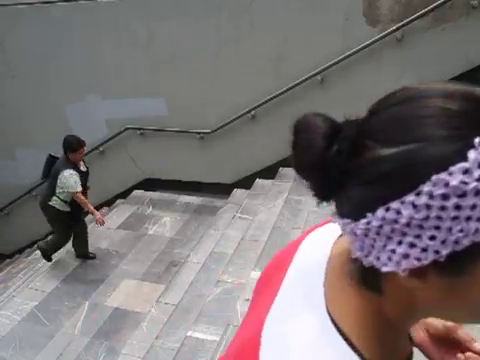
#> input picture frame 204 of escaleras.avi, 480 x 360 px
$ python LucasKanade2.py   (older library calls are emulated)
#> lines starting #> are read from the running program, lines starting #| are printed output that depends on the picture
import cv2
import numpy as np
import math
from time import time

# No hacers saltos ne als ventanas de integracion
# Se calcularan las flechas en cada pixel, entonces agrupar
# tiempo real 1/20

if __name__ == "__main__":

    f_path = 'escaleras.avi'
    cap = cv2.VideoCapture(f_path)

    # Inicio del calculo del tiempo
    inicio = time()

    # Tamaño del kernel y valor para los movimientos de bucle
    kernel = 5
    k = math.floor(kernel / 2)

    # Inicialización de A, B y uv
    A = np.zeros((2, 2))
    B = np.zeros((2, 1))
    uv = np.zeros((2, 1))

    start = True

    # small = cv2.resize(image, (0, 0), fx=0.5, fy=0.5)

    while cap.isOpened():
        ret, frame = cap.read()
#> frame is the input picture: shape (360, 480, 3); mean B, G, R 114.9, 113.2, 120.8
        if ret:

            if start:
                #imagen_anterior = cv2.resize(cv2.cvtColor(frame, cv2.COLOR_BGR2GRAY) / 255, (0, 0), fx=0.5, fy=0.5)
                imagen_anterior = cv2.cvtColor(frame, cv2.COLOR_BGR2GRAY) / 255
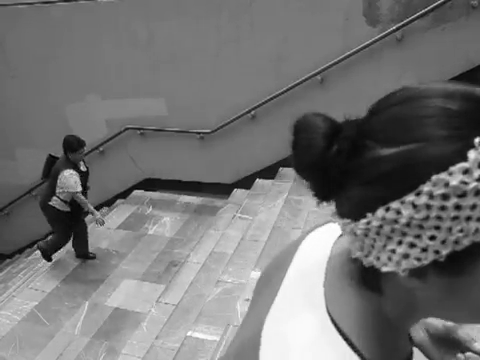
#> imagen_anterior: shape (360, 480) float64; min 0, max 1, mean 0.453

                start = False

            else:

                inicio = time()

                #imagen_actual = cv2.resize(cv2.cvtColor(frame, cv2.COLOR_BGR2GRAY) / 255, (0, 0), fx=0.5, fy=0.5)
                imagen_actual = cv2.cvtColor(frame, cv2.COLOR_BGR2GRAY) / 255

                h, w = imagen_anterior.shape

                # Inicialización de la imagen de salida como la imagen de la siguiente iteración
                imagen_out = np.copy(imagen_actual)

                # Filtrado de las imagenes para crear It
                imagen1_1 = cv2.GaussianBlur(imagen_anterior, (5, 5), 0.2)
                imagen2_2 = cv2.GaussianBlur(imagen_actual, (5, 5), 0.2)

                # Creación de las derivadas parciales  Ix e Iy, realizando la media entre la actual y la siguiente
                derx1 = cv2.Sobel(imagen_anterior, cv2.CV_64F, 1, 0, 3)
                dery1 = cv2.Sobel(imagen_anterior, cv2.CV_64F, 0, 1, 3)

                derx2 = cv2.Sobel(imagen_actual, cv2.CV_64F, 1, 0, 3)
                dery2 = cv2.Sobel(imagen_actual, cv2.CV_64F, 0, 1, 3)

                derx = (derx1[:, :] + derx2[:, :]) / 2
                dery = (dery1[:, :] + dery2[:, :]) / 2

                # Creación de la derivada temporal  It
                dert = imagen2_2 - imagen1_1

                # Multiplicaciones de la fórmula 1 de T-K
                Ix2_2 = np.multiply(derx, derx)
                Iy2_2 = np.multiply(dery, dery)
                Ixy_2 = np.multiply(derx, dery)
                Ixt_2 = np.multiply(derx, dert)
                Iyt_2 = np.multiply(dery, dert)

                # Variables de tamaño para controlar los bucles
                hk = h  # int(np.ceil(h / (kernel) - 1))
                wk = w  # int(np.ceil(w / (kernel) - 1))

                # Se recorre la imagen para empezar a hacer los cálculos de la fórmula 1
                for i in range(hk, 0, -1):
                    for j in range(wk, 0, -1):
                        # Variables para creación de los kernels que recorreran la imagen
                        ii = i  # * kernel + k
                        jj = j  # * kernel + k

                        # Sumatorios de la fórmula 2
                        Ix2 = np.sum(Ix2_2[ii - k:ii + k, jj - k:jj + k])
                        Iy2 = np.sum(Iy2_2[ii - k:ii + k, jj - k:jj + k])
                        Ixy = np.sum(Ixy_2[ii - k:ii + k, jj - k:jj + k])
                        Ixt = np.sum(Ixt_2[ii - k:ii + k, jj - k:jj + k])
                        Iyt = np.sum(Iyt_2[ii - k:ii + k, jj - k:jj + k])

                        # Cálculo de los diferentes productos de los sumatorios anteriores
                        U1 = Iy2 * Ixt * (-1)
                        U2 = Ixy * Iyt
                        U3 = Ix2 * Iy2
                        U4 = Ixy * Ixy
                        U5 = Ixy * Ixt
                        U6 = Ix2 * Iyt
                        U8 = Ixy * Ixy

                        # Cälculo de u y v
                        u = (U1 + U2) / (U3 - U4)
                        v = (U5 - U6) / (U3 - U8)

                        if (U3 - U4) == 0:
                            u = 0
                        if (U3 - U8) == 0:
                            v = 0

                        if v > 255:
                            v = 255
                        if u > 255:
                            u = 255

                        if v < -255:
                            v = -255
                        if u < -255:
                            u = -255

                        if ii % kernel == 0 and jj % kernel == 0:
                            # Dibujo en la imagen de salida de los vectores de velocidad obtenidos
                            cv2.arrowedLine(imagen_out, (jj, ii), (jj + int(u), ii + int(v)), (255, 255, 255))

                # Mostrar y guardar la imagen de salida para su posterior análisis
                cv2.imshow('1', imagen_out)

                cv2.waitKey(1)
                # imagen = imagenes[x].replace('.jpg', '')
                # print(imagen)
                # cv2.imwrite(imagen + '_pro' + '.jpg', imagen_out)

                imagen_anterior = imagen_actual

            # Cálculo del tiempo del script y mostrarlo por pantalla
            tiempototal = time() - inicio
            print('LK1 ha tardado = ' + str(tiempototal))

            if cv2.waitKey(1) & 0xFF == ord('q'):
#> (key q is pressed here)
                break
        else:
            break
    cap.release()
    # out.release()
    cv2.destroyAllWindows()
